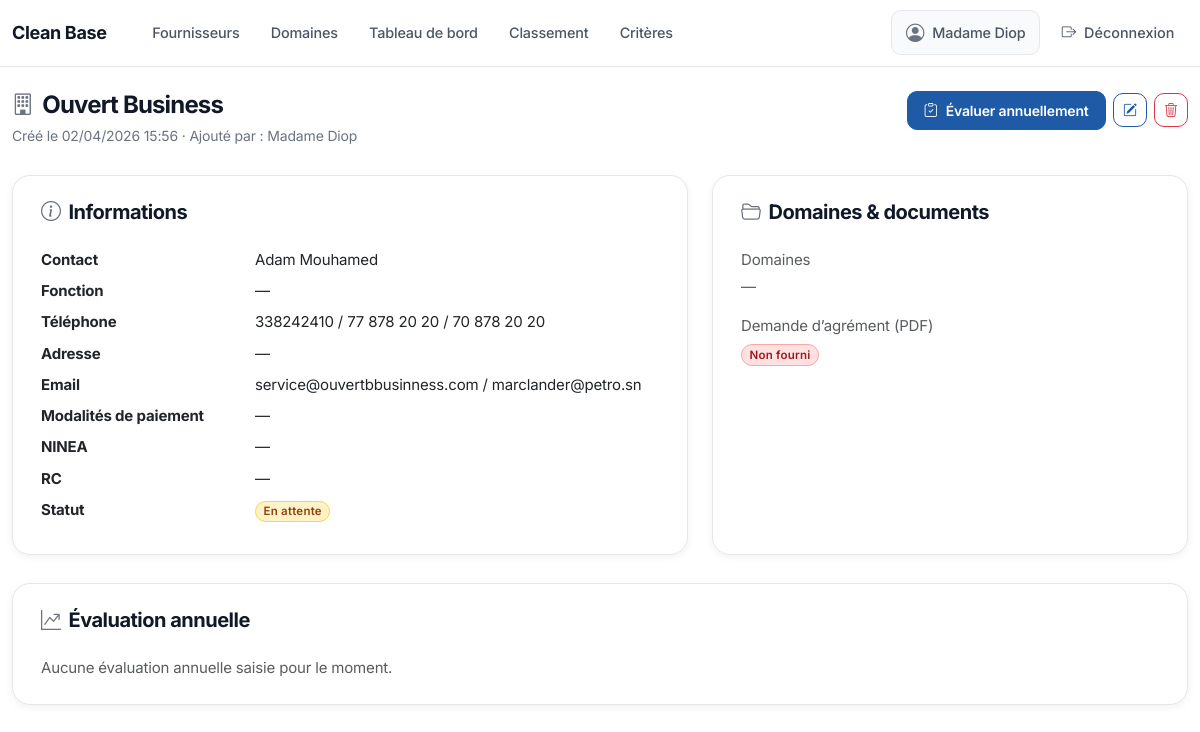
The app's page /fournisseurs/15/ (signed in), older data.
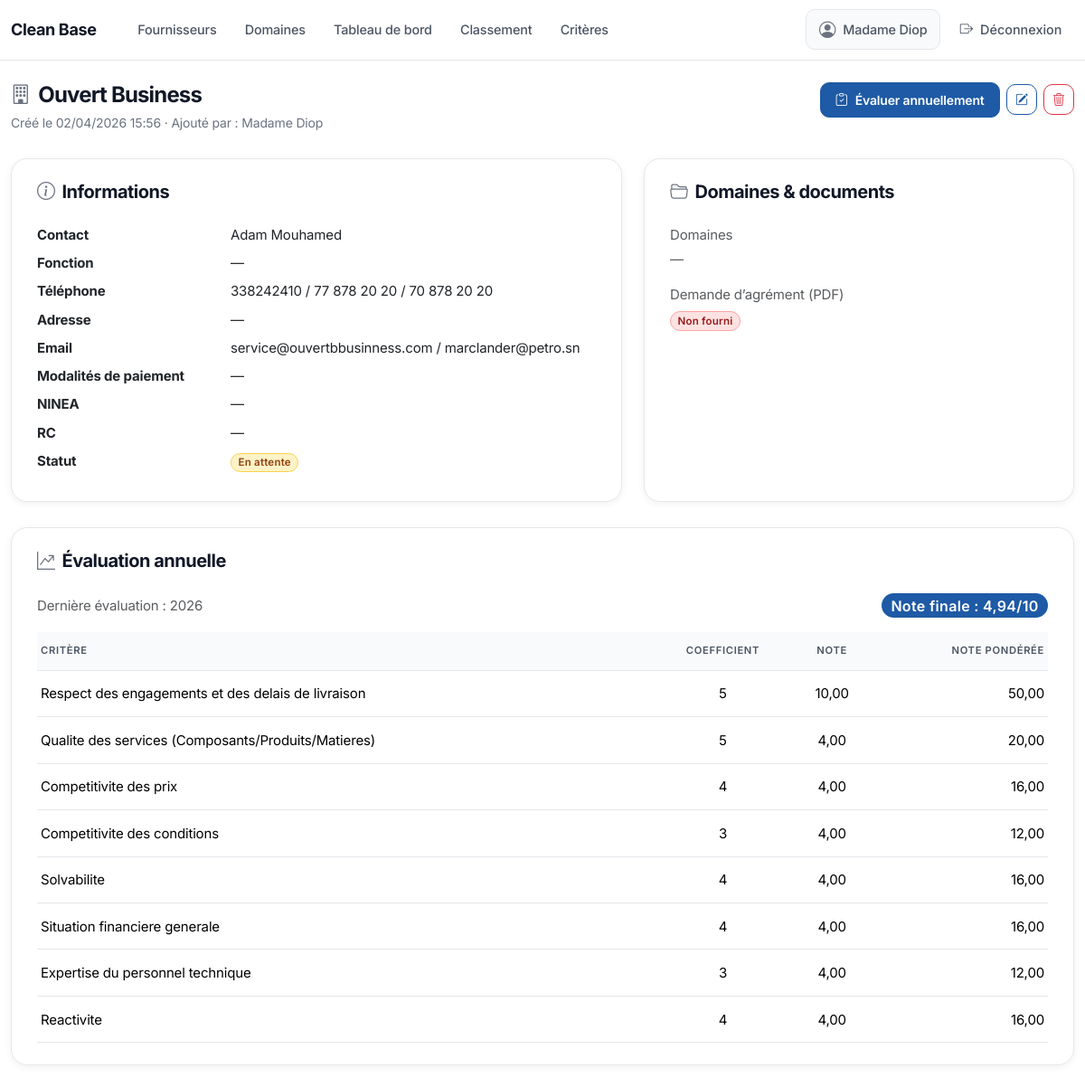
The same page, newer data.
### fournisseurs/models.py (models this page shows, shortened)
class EvaluationAnnuelle(models.Model):
    fournisseur = models.ForeignKey(
        Fournisseur, on_delete=models.CASCADE, related_name="evaluations_annuelles"
    )
    annee = models.PositiveSmallIntegerField()
    created_by = models.ForeignKey(
        "auth.User",
        null=True,
        blank=True,
        on_delete=models.SET_NULL,
        related_name="evaluations_annuelles_creees",
    )
    date_creation = models.DateTimeField(auto_now_add=True)
    date_modification = models.DateTimeField(auto_now=True)
    class Meta:
        verbose_name = "Évaluation annuelle"
        verbose_name_plural = "Évaluations annuelles"
        ordering = ["-annee", "-date_creation"]
        constraints = [
            models.UniqueConstraint(
                fields=["fournisseur", "annee"],
                name="uniq_eval_annuelle_fournisseur_annee",
            )
        ]
    @property
    def note_finale(self):
        lignes = self.lignes.select_related("critere").all()
        total_coeff = sum(item.critere.coefficient for item in lignes)
        if total_coeff == 0:
            return 0
        total_pondere = sum(float(item.note) * item.critere.coefficient for item in lignes)
        return round(total_pondere / total_coeff, 2)

class EvaluationAnnuelleLigne(models.Model):
    evaluation = models.ForeignKey(
        EvaluationAnnuelle, on_delete=models.CASCADE, related_name="lignes"
    )
    critere = models.ForeignKey(
        CritereEvaluation, on_delete=models.PROTECT, related_name="lignes_evaluation"
    )
    note = models.DecimalField(
        max_digits=4,
        decimal_places=2,
        validators=[MinValueValidator(0), MaxValueValidator(10)],
    )
    class Meta:
        verbose_name = "Ligne d’évaluation annuelle"
        verbose_name_plural = "Lignes d’évaluation annuelle"
        ordering = ["critere__ordre", "critere__libelle"]
        constraints = [
            models.UniqueConstraint(
                fields=["evaluation", "critere"],
                name="uniq_eval_annuelle_ligne_par_critere",
            )
        ]

class CritereEvaluation(models.Model):
    code = models.CharField(max_length=80, unique=True)
    libelle = models.CharField(max_length=255)
    coefficient = models.PositiveSmallIntegerField(
        validators=[MinValueValidator(1), MaxValueValidator(5)]
    )
    ordre = models.PositiveSmallIntegerField(default=1)
    actif = models.BooleanField(default=True)
    class Meta:
        verbose_name = "Critère d’évaluation"
        verbose_name_plural = "Critères d’évaluation"
        ordering = ["ordre", "libelle"]

### fournisseurs/views.py (the view)
# urls.py: path("fournisseurs/<int:pk>/", FournisseurDetailView.as_view(), name="fournisseur_detail"),
class FournisseurDetailView(LoginRequiredMixin, DetailView):
    model = Fournisseur
    template_name = "fournisseurs/fournisseur_detail.html"
    context_object_name = "fournisseur"
    def get_queryset(self):
        return Fournisseur.objects.select_related("created_by").prefetch_related("domaines")
    def get_context_data(self, **kwargs):
        context = super().get_context_data(**kwargs)
        last_eval = (
            self.object.evaluations_annuelles.prefetch_related("lignes__critere")
            .order_by("-annee", "-date_creation")
            .first()
        )
        rows = []
        if last_eval:
            for line in last_eval.lignes.all():
                rows.append(
                    {
                        "line": line,
                        "note_ponderee": round(float(line.note) * line.critere.coefficient, 2),
                    }
                )
        context["last_evaluation"] = last_eval
        context["last_evaluation_rows"] = rows
        return context

### fournisseurs/templates/fournisseurs/fournisseur_detail.html (shortened to what the changed rows need)
{% extends "base.html" %}
{% block content %}
  <header class="saas-page-header">
    <div>
      <h1 class="saas-page-title">
        <i class="bi bi-building" aria-hidden="true"></i>
        <span>{{ fournisseur.raison_sociale }}</span>
      </h1>
    </div>
  </header>
  <div class="row g-4">
    <div class="col-lg-7">
      <div class="card h-100">
        <div class="card-body saas-card-body-pad">
          <h2 class="h5 section-title mb-4 d-inline-flex align-items-center gap-2">
            <i class="bi bi-info-circle"></i>
            <span>Informations</span>
          </h2>
        </div>
      </div>
    </div>
    <div class="col-lg-5">
      <div class="card h-100">
        <div class="card-body saas-card-body-pad">
          <h2 class="h5 section-title mb-4 d-inline-flex align-items-center gap-2">
            <i class="bi bi-folder2-open"></i>
            <span>Domaines & documents</span>
          </h2>
        </div>
      </div>
    </div>
  </div>
  <div class="row g-4 mt-1">
    <div class="col-12">
      <div class="card">
        <div class="card-body saas-card-body-pad">
          <h2 class="h5 section-title mb-4 d-inline-flex align-items-center gap-2">
            <i class="bi bi-graph-up-arrow"></i>
            <span>Évaluation annuelle</span>
          </h2>
          {% if last_evaluation %}
            <div class="d-flex align-items-center justify-content-between flex-wrap gap-2 mb-3">
              <div class="text-muted">
                Dernière évaluation : {{ last_evaluation.annee }}
              </div>
              <span class="badge rounded-pill bg-primary fs-6">Note finale : {{ last_evaluation.note_finale }}/10</span>
            </div>
            <div class="table-responsive">
              <table class="table table-sm align-middle">
                <thead>
                  <tr>
                    <th>Critère</th>
                    <th class="text-center">Coefficient</th>
                    <th class="text-center">Note</th>
                    <th class="text-end">Note pondérée</th>
                  </tr>
                </thead>
                <tbody>
                  {% for row in last_evaluation_rows %}
                    <tr>
                      <td>{{ row.line.critere.libelle }}</td>
                      <td class="text-center">{{ row.line.critere.coefficient }}</td>
                      <td class="text-center">{{ row.line.note|floatformat:2 }}</td>
                      <td class="text-end">{{ row.note_ponderee|floatformat:2 }}</td>
                    </tr>
                  {% endfor %}
                </tbody>
              </table>
            </div>
          {% else %}
            <p class="text-muted mb-0">Aucune évaluation annuelle saisie pour le moment.</p>
          {% endif %}
        </div>
      </div>
    </div>
  </div>
{% endblock %}

Row changes from the older to the newer data that the page shows:
added EvaluationAnnuelle: annee "2026", note_finale "4,94"
added EvaluationAnnuelleLigne: line.critere.libelle "Respect des engagements et des delais de livraison", line.critere.coefficient "5", line.note "10,00", note_ponderee "50,00"
added EvaluationAnnuelleLigne: line.critere.libelle "Qualite des services (Composants/Produits/Matieres)", line.critere.coefficient "5", line.note "4,00", note_ponderee "20,00"
added EvaluationAnnuelleLigne: line.critere.libelle "Competitivite des prix", line.critere.coefficient "4", line.note "4,00", note_ponderee "16,00"
added EvaluationAnnuelleLigne: line.critere.libelle "Competitivite des conditions", line.critere.coefficient "3", line.note "4,00", note_ponderee "12,00"
added EvaluationAnnuelleLigne: line.critere.libelle "Solvabilite", line.critere.coefficient "4", line.note "4,00", note_ponderee "16,00"
added EvaluationAnnuelleLigne: line.critere.libelle "Situation financiere generale", line.critere.coefficient "4", line.note "4,00", note_ponderee "16,00"
added EvaluationAnnuelleLigne: line.critere.libelle "Expertise du personnel technique", line.critere.coefficient "3", line.note "4,00", note_ponderee "12,00"
added EvaluationAnnuelleLigne: line.critere.libelle "Reactivite", line.critere.coefficient "4", line.note "4,00", note_ponderee "16,00"
Text that changed along with them:
text no longer shown: "Aucune évaluation annuelle saisie pour le moment."
text now shown: "Dernière évaluation : Note finale : /10 CRITÈRE COEFFICIENT NOTE NOTE PONDÉRÉE"
